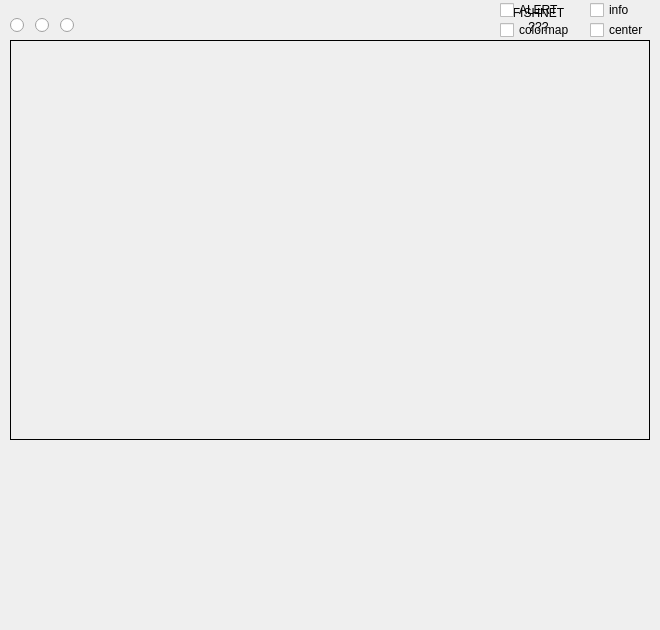
   <widget class="QFrame" name="MID">
    <property name="geometry">
     <rect>
      <x>220</x>
      <y>40</y>
      <width>660</width>
      <height>630</height>
     </rect>
    </property>
    <property name="mouseTracking">
     <bool>false</bool>
    </property>
    <property name="styleSheet">
     <string notr="true"/>
    </property>
    <property name="frameShape">
     <enum>QFrame::NoFrame</enum>
    </property>
    <property name="frameShadow">
     <enum>QFrame::Plain</enum>
    </property>
    <widget class="Display" name="SOURCE_DISPLAY">
     <property name="geometry">
      <rect>
       <x>10</x>
       <y>40</y>
       <width>640</width>
       <height>400</height>
      </rect>
     </property>
     <property name="mouseTracking">
      <bool>true</bool>
     </property>
     <property name="frameShape">
      <enum>QFrame::Box</enum>
     </property>
     <property name="text">
      <string/>
     </property>
    </widget>
    <widget class="QCheckBox" name="CENTER_CHECK">
     <property name="geometry">
      <rect>
       <x>590</x>
       <y>20</y>
       <width>67</width>
       <height>20</height>
      </rect>
     </property>
     <property name="mouseTracking">
      <bool>false</bool>
     </property>
     <property name="text">
      <string>center</string>
     </property>
    </widget>
    <widget class="Ruler" name="RULER_H">
     <property name="geometry">
      <rect>
       <x>10</x>
       <y>430</y>
       <width>640</width>
       <height>32</height>
      </rect>
     </property>
     <property name="mouseTracking">
      <bool>false</bool>
     </property>
     <property name="text">
      <string/>
     </property>
    </widget>
    <widget class="Ruler" name="RULER_V">
     <property name="geometry">
      <rect>
       <x>640</x>
       <y>40</y>
       <width>32</width>
       <height>400</height>
      </rect>
     </property>
     <property name="mouseTracking">
      <bool>false</bool>
     </property>
     <property name="text">
      <string/>
     </property>
    </widget>
    <widget class="Tools" name="ZOOM_TOOL">
     <property name="geometry">
      <rect>
       <x>10</x>
       <y>15</y>
       <width>20</width>
       <height>20</height>
      </rect>
     </property>
     <property name="text">
      <string/>
     </property>
    </widget>
    <widget class="Tools" name="SELECT_TOOL">
     <property name="geometry">
      <rect>
       <x>35</x>
       <y>15</y>
       <width>20</width>
       <height>20</height>
      </rect>
     </property>
     <property name="text">
      <string/>
     </property>
    </widget>
    <widget class="Coordinate" name="SHIFT_INFO">
     <property name="geometry">
      <rect>
       <x>310</x>
       <y>5</y>
       <width>90</width>
       <height>30</height>
      </rect>
     </property>
     <property name="frameShape">
      <enum>QFrame::NoFrame</enum>
     </property>
     <property name="frameShadow">
      <enum>QFrame::Raised</enum>
     </property>
    </widget>
    <widget class="Coordinate" name="START_COORD">
     <property name="geometry">
      <rect>
       <x>90</x>
       <y>5</y>
       <width>90</width>
       <height>30</height>
      </rect>
     </property>
     <property name="frameShape">
      <enum>QFrame::NoFrame</enum>
     </property>
     <property name="frameShadow">
      <enum>QFrame::Raised</enum>
     </property>
    </widget>
    <widget class="Coordinate" name="SHAPE_INFO">
     <property name="geometry">
      <rect>
       <x>200</x>
       <y>5</y>
       <width>90</width>
       <height>30</height>
      </rect>
     </property>
     <property name="frameShape">
      <enum>QFrame::NoFrame</enum>
     </property>
     <property name="frameShadow">
      <enum>QFrame::Raised</enum>
     </property>
    </widget>
    <widget class="QCheckBox" name="INFO_CHECK">
     <property name="geometry">
      <rect>
       <x>590</x>
       <y>0</y>
       <width>53</width>
       <height>20</height>
      </rect>
     </property>
     <property name="mouseTracking">
      <bool>false</bool>
     </property>
     <property name="text">
      <string>info</string>
     </property>
    </widget>
    <widget class="QLabel" name="FISHNET_RESULT">
     <property name="geometry">
      <rect>
       <x>488</x>
       <y>5</y>
       <width>101</width>
       <height>31</height>
      </rect>
     </property>
     <property name="text">
      <string>&lt;html&gt;&lt;head/&gt;&lt;body&gt;&lt;p&gt;FISHNET&lt;br/&gt;???&lt;/p&gt;&lt;/body&gt;&lt;/html&gt;</string>
     </property>
     <property name="alignment">
      <set>Qt::AlignCenter</set>
     </property>
    </widget>
    <widget class="Tools" name="PTZ_TOOL">
     <property name="geometry">
      <rect>
       <x>60</x>
       <y>15</y>
       <width>20</width>
       <height>20</height>
      </rect>
     </property>
     <property name="text">
      <string/>
     </property>
    </widget>
    <widget class="QCheckBox" name="COLORMAP_CHK">
     <property name="geometry">
      <rect>
       <x>500</x>
       <y>20</y>
       <width>91</width>
       <height>20</height>
      </rect>
     </property>
     <property name="text">
      <string>colormap</string>
     </property>
    </widget>
    <widget class="QCheckBox" name="SAT_ALERT_CHK">
     <property name="geometry">
      <rect>
       <x>500</x>
       <y>0</y>
       <width>91</width>
       <height>20</height>
      </rect>
     </property>
     <property name="text">
      <string>ALERT</string>
     </property>
    </widget>
   </widget>
